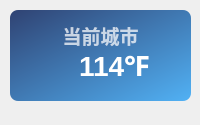
<?xml version="1.0" encoding="UTF-8"?>
<ui version="4.0">
 <class>Theme</class>
 <widget class="QWidget" name="Form">
  <property name="geometry">
   <rect>
    <x>0</x>
    <y>0</y>
    <width>200</width>
    <height>125</height>
   </rect>
  </property>
  <property name="minimumSize">
   <size>
    <width>0</width>
    <height>0</height>
   </size>
  </property>
  <property name="maximumSize">
   <size>
    <width>16777215</width>
    <height>65536</height>
   </size>
  </property>
  <property name="windowTitle">
   <string>天气</string>
  </property>
  <widget class="QLabel" name="current_city">
   <property name="geometry">
    <rect>
     <x>20</x>
     <y>20</y>
     <width>161</width>
     <height>31</height>
    </rect>
   </property>
   <property name="font">
    <font>
     <family>Microsoft YaHei UI</family>
     <pointsize>14</pointsize>
     <weight>75</weight>
     <bold>true</bold>
    </font>
   </property>
   <property name="styleSheet">
    <string notr="true">color: rgba(255, 255, 255, 185);
font-weight: bold;</string>
   </property>
   <property name="text">
    <string>当前城市</string>
   </property>
   <property name="textFormat">
    <enum>Qt::PlainText</enum>
   </property>
   <property name="alignment">
    <set>Qt::AlignCenter</set>
   </property>
  </widget>
  <widget class="QLabel" name="backgnd">
   <property name="geometry">
    <rect>
     <x>10</x>
     <y>10</y>
     <width>181</width>
     <height>91</height>
    </rect>
   </property>
   <property name="styleSheet">
    <string notr="true">background-color: qlineargradient(spread:pad, x1:0, y1:0, x2:1, y2:1, stop:0 rgba(40, 60, 110, 245), stop:1 rgba(75, 175, 245, 245));
border-radius: 8px;
border-image: url();</string>
   </property>
   <property name="text">
    <string/>
   </property>
  </widget>
  <widget class="QWidget" name="horizontalLayoutWidget">
   <property name="geometry">
    <rect>
     <x>30</x>
     <y>10</y>
     <width>141</width>
     <height>111</height>
    </rect>
   </property>
   <layout class="QHBoxLayout" name="horizontalLayout_2">
    <item>
     <widget class="QLabel" name="weather_icon">
      <property name="sizePolicy">
       <sizepolicy hsizetype="Maximum" vsizetype="Maximum">
        <horstretch>0</horstretch>
        <verstretch>0</verstretch>
       </sizepolicy>
      </property>
      <property name="text">
       <string/>
      </property>
      <property name="pixmap">
       <pixmap>:/svg/img/weather/0.svg</pixmap>
      </property>
      <property name="alignment">
       <set>Qt::AlignCenter</set>
      </property>
     </widget>
    </item>
    <item>
     <widget class="QLabel" name="temperature">
      <property name="sizePolicy">
       <sizepolicy hsizetype="Maximum" vsizetype="Preferred">
        <horstretch>0</horstretch>
        <verstretch>0</verstretch>
       </sizepolicy>
      </property>
      <property name="font">
       <font>
        <family>Microsoft YaHei UI</family>
        <pointsize>21</pointsize>
        <weight>75</weight>
        <bold>true</bold>
       </font>
      </property>
      <property name="styleSheet">
       <string notr="true">border: none;
color: rgba(255, 255, 255, 255);
font-weight: bold</string>
      </property>
      <property name="text">
       <string>114℉</string>
      </property>
      <property name="textFormat">
       <enum>Qt::PlainText</enum>
      </property>
      <property name="alignment">
       <set>Qt::AlignLeading|Qt::AlignLeft|Qt::AlignVCenter</set>
      </property>
     </widget>
    </item>
   </layout>
  </widget>
  <zorder>backgnd</zorder>
  <zorder>current_city</zorder>
  <zorder>horizontalLayoutWidget</zorder>
 </widget>
 <resources/>
 <connections/>
</ui>
